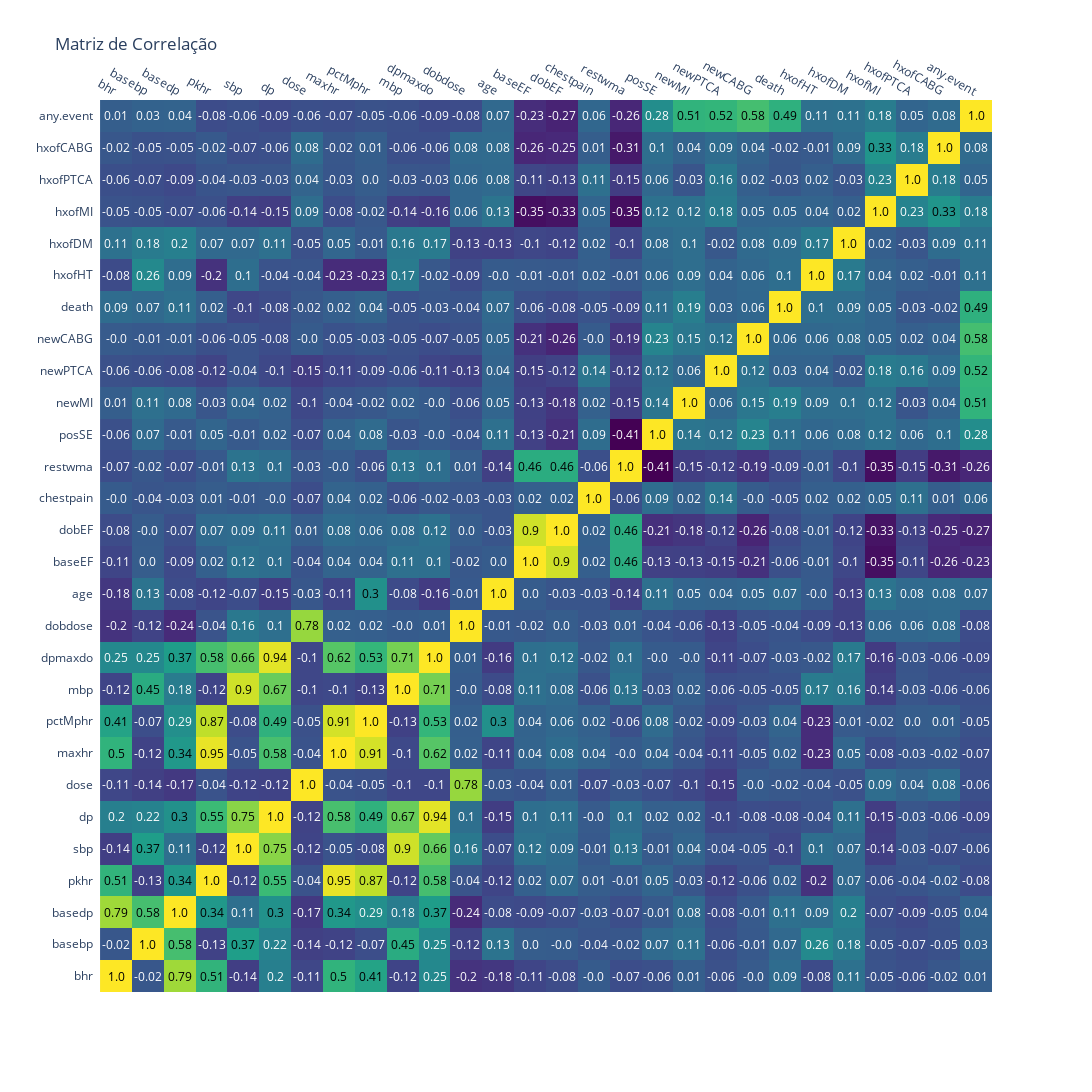

Notebook code for this chart:
### Markdown cell above
#### Selecionando as colunas numéricas para realizar a matriz de correlação

### Code cell
numeric_cols = data.select_dtypes(include=[float, int]).columns
corr_matrix = data[numeric_cols].corr()

fig = ff.create_annotated_heatmap(
    z=corr_matrix.values,
    x=list(corr_matrix.columns),
    y=list(corr_matrix.index),
    annotation_text=corr_matrix.round(2).values,
    colorscale='Viridis'
)

fig.update_layout(
    title='Matriz de Correlação',
    autosize=False,
    width=1200,
    height=1200,
    margin=dict(l=100, r=100, t=100, b=100)
)

fig.show()
